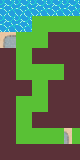

This is a level from a 2D game, rendered from its Tiled map with the project's own tilesets. A one-line summary and the complete map file follow:
An orthogonal 5x10 tile map with 16x16 px tiles, 2 tile layers (terrain, overlay), 2 tilesets and 3 objects (EXIT, ILCHOOLBONG).

<map version="1.4" tiledversion="1.4.3" orientation="orthogonal" renderorder="right-down" width="5" height="10" tilewidth="16" tileheight="16" infinite="0" nextlayerid="5" nextobjectid="4">
 <tileset firstgid="1" source="landing-tileset.tsx" />
 <tileset firstgid="5" source="world-tileset.tsx" />
 <layer id="1" name="terrain" width="5" height="10">
  <data encoding="csv">
1,1,1,1,1,
1,1,2,2,2,
2,2,2,4,4,
4,2,4,4,4,
4,2,2,2,4,
4,4,2,4,4,
4,2,2,4,4,
4,2,4,4,4,
4,2,2,2,2,
4,4,4,4,4
</data>
 </layer>
 <layer id="3" name="overlay" width="5" height="10">
  <data encoding="csv">
0,0,0,0,0,
0,0,0,0,0,
7,0,0,0,0,
0,0,0,0,0,
0,0,0,0,0,
0,0,0,0,0,
0,0,0,0,0,
0,0,0,0,0,
0,0,0,0,8,
0,0,0,0,0
</data>
 </layer>
 <objectgroup id="4" name="area" visible="0">
  <object id="3" x="1.6793" y="45.341">
   <polygon points="0,0 16.1632,0 16.3731,31.9066 32.7463,31.9066 32.3265,51.8483 16.1632,52.6879 16.1632,96.5595 75.3584,96.9794 74.9386,85.2243 28.3381,84.5946 28.3381,63.6034 44.0815,64.0232 44.5014,31.4868 59.615,31.9066 59.4051,20.7813 28.548,20.7813 28.3381,0.629736 43.8716,0.209912 44.2914,-15.1137 76.6179,-15.1137 76.6179,-28.1282 32.3265,-27.2886 31.6967,-12.3848 -0.419824,-12.1749" />
  </object>
 </objectgroup>
 <objectgroup id="2" name="sites">
  <object id="1" name="EXIT" x="7.76675" y="38.4139">
   <point />
  </object>
  <object id="2" name="ILCHOOLBONG" x="71.58" y="135.183">
   <point />
  </object>
 </objectgroup>
</map>